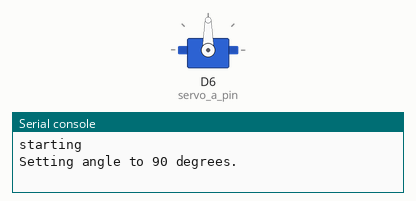
A program run on a simulated CircuitPython board. Shown: servo, the last lines printed to the serial console.

Above: at 0.05 s.
At 9.95 s:
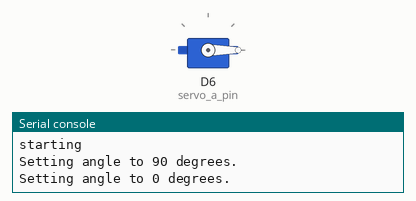
At 19.95 s:
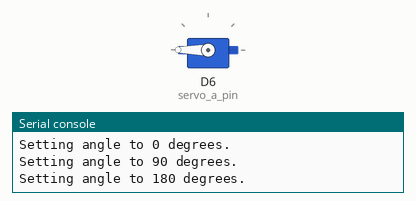
Timing chart, 0 to 26.0 s (numbered marks = the images above):
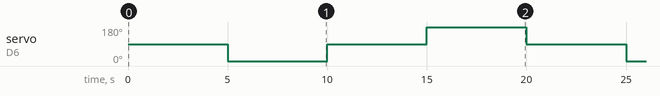

The program:

hello.py
```python
from time import sleep
import board
import pwmio
from adafruit_motor import servo
DEBUG = True
servo_a_pin = pwmio.PWMOut(board.D6, frequency=50)
servo_a = servo.Servo(servo_a_pin, min_pulse=1000, max_pulse=2000)
def basic_operations():
    if DEBUG: print("Setting angle to 90 degrees.")
    servo_a.angle = 90
    sleep(5)
    if DEBUG: print("Setting angle to 0 degrees.")
    servo_a.angle = 0
    sleep(5)
    if DEBUG: print("Setting angle to 90 degrees.")
    servo_a.angle = 90
    sleep(5)
    if DEBUG: print("Setting angle to 180 degrees.")
    servo_a.angle = 180
    sleep(5)
while True:
    print("starting")
    basic_operations()
```

Measured:
- by itself, servo on D6 (servo_a_pin): repeats every 20.0 s: 90° 5.0 s, 180° 5.0 s, 90° 5.0 s, 0° 5.0 s
